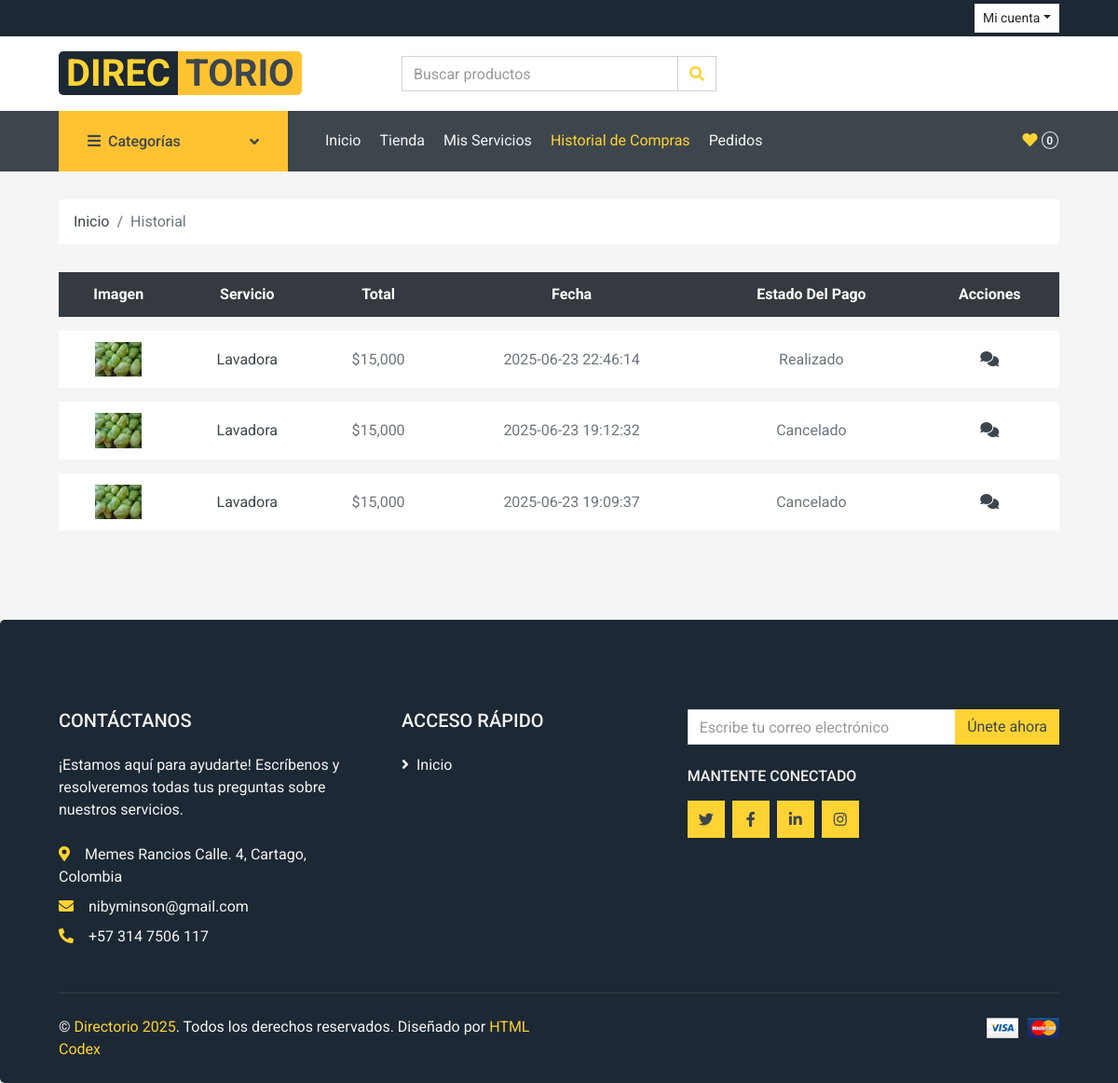
The app's page /rutas/rutas.php?page=shoppingHistory (signed in) with its own data.
### tables this page shows
CREATE TABLE `servicio` (
  `id_servicio` int(11) NOT NULL,
  `titulo` varchar(500) DEFAULT NULL,
  `descripcion` varchar(500) DEFAULT NULL,
  `precio` decimal(10,0) NOT NULL,
  `fecha_creacion` datetime NOT NULL DEFAULT current_timestamp(),
  `usuario_id_usuario` int(11) NOT NULL,
  `categoria_id_categoria` int(11) NOT NULL,
  `estado` varchar(45) NOT NULL DEFAULT 'Activo',
  `barrio_id` int(11) NOT NULL,
  `direccion` varchar(100) DEFAULT 'No aplica'
);

### app/controladores/landingPageController.php (called while the page is built, shortened)
<?php
require_once(__DIR__ . '/../modelos/historyModel.php');
class LandingPageController{
    private $historyModel;
    public function __construct(){
        $this->historyModel = new historyModel;
    }
    public function HistoryPage(){
        try {
            $history = $this->historyModel->GetHistory($_SESSION["id"]);
            include_once (__DIR__.'/../vistas/landing/history.php');
        } catch (\Throwable $th) {
            header("Location: rutas.php");
            die();
        }
    }
}

### configuracion/mysql.php (called while the page is built)
<?php
class Mysql{
    public $conect;
    private $DB_HOST = 'localhost';
    private $DB_NAME = 'directorio';
    private $DB_PORT = '3306';
    private $DB_USERNAME = 'root';
    private $DB_PASSWORD = '';
    private $DB_CHARSET = 'utf8mb4';
    public function __construct(){
        $connectionString = "mysql:host=".$this->DB_HOST. ";dbname=".$this->DB_NAME.";port=".$this->DB_PORT.";charset=".$this->DB_CHARSET;
        try{
            $this->conect = new PDO($connectionString, $this->DB_USERNAME, $this->DB_PASSWORD);
            $this->conect->setAttribute(PDO::ATTR_ERRMODE, PDO::ERRMODE_EXCEPTION);
        }catch(PDOException $e){
            echo "CONNECTION ERROR: " . $e->getMessage();
        }
    }
    public function conect(){
        return $this->conect;
    }
}

### app/modelos/historyModel.php (called while the page is built)
<?php
require_once(__DIR__ . '/../../configuracion/mysql.php');
class historyModel extends Mysql{
    private $conn;
    public function __construct(){
        $mysql = new Mysql();
        $this->conn = $mysql->conect();
    }
    public function GetHistory($user_id){
        $query = "SELECT servicio.id_servicio,servicio.usuario_id_usuario AS owner_id,servicio.titulo,servicio_imagenes.imagen_ref as imagen,servicio_usuario.total,servicio_usuario.fecha, servicio_usuario.estado
        FROM servicio_usuario
        INNER JOIN usuario ON usuario.id_usuario = servicio_usuario.usuario_id
        INNER JOIN servicio ON servicio.id_servicio = servicio_usuario.servicio_id
        LEFT JOIN servicio_imagenes ON servicio_imagenes.servicio_id = servicio_usuario.servicio_id
        WHERE servicio_usuario.usuario_id = ?
        GROUP BY servicio_usuario.fecha
        ORDER BY servicio_usuario.estado DESC";
        $preparedStmt = $this->conn->prepare($query);
        $preparedStmt->execute([$user_id]);
        $data = $preparedStmt->fetchAll(PDO::FETCH_ASSOC);
        return $data;
    }
}

### app/vistas/landing/history.php (the view, shortened to what this page needs)
<?php
include_once RUTA_BASE . '/app/vistas/landing/plantilla/header.php';
?>
<body>
    <div class="container-fluid">
        <div class="row px-xl-5">
            <div class="col-12">
                <nav class="breadcrumb bg-light mb-30">
                    <a class="breadcrumb-item text-dark" href="<?= URL_BASE ?>/rutas/rutas.php?page=home">Inicio</a>
                    <span class="breadcrumb-item active">Historial</span>
                </nav>
            </div>
        </div>
    </div>
    <div class="container-fluid">
        <?php if(count($history) > 0) : ?>
            <div class="row px-xl-5">
                <div class="col-lg-12 table-responsive mb-5">
                    <table class="table table-light table-borderless table-hover text-center mb-0">
                        <thead class="thead-dark">
                            <tr>
                                <th>Imagen</th>
                                <th>Servicio</th>
                                <th>Total</th>
                                <th>Fecha</th>
                                <th>Estado Del Pago</th>
                                <th>Acciones</th>
                            </tr>
                        </thead>
                        <tbody class="align-middle">
                           <?php foreach($history as $item) : ?>
                                <tr>
                                    <td class="align-middle">
                                        <img src="<?= URL_BASE ?>/publico/img/servicios/<?= $item["imagen"]?>" alt="Imagen del servicio" style="width: 50px;">
                                    </td>
                                    <td class="align-middle">
                                        <a href="<?= URL_BASE ?>/rutas/rutas.php?page=service&id=<?= $item["id_servicio"] ?>" class="text-dark">
                                            <?= $item["titulo"] ?>
                                        </a>
                                    </td>
                                    <td class="align-middle">
                                        $<?= number_format($item["total"]) ?>
                                    </td>
                                    <td class="align-middle">
                                        <?= date($item["fecha"]) ?>
                                    </td>
                                    <td class="align-middle">
                                        <?= $item['estado'] ?>
                                    </td>
                                    <td class="align-middle">
                                        <a href="<?= URL_BASE ?>/rutas/rutas.php?page=chat&user=<?= $item["owner_id"] ?>" class="text-dark" title="Chatear con el vendedor">
                                            <i class="fa-solid fa-comments"></i>
                                        </a>
                                    </td>
                                </tr>
                           <?php endforeach ?>
                        </tbody>
                    </table>
                </div>
            </div>
        <?php endif ?>
    </div>
<?php include_once (RUTA_BASE .'/app/vistas/landing/plantilla/footer.php'); ?>

### records on screen
servicio: shows a picture, titulo "Lavadora", total "15,000", fecha "2025-06-23 22:46:14", estado "Realizado", fecha "2025-06-23 19:12:32", estado "Cancelado", fecha "2025-06-23 19:09:37"
